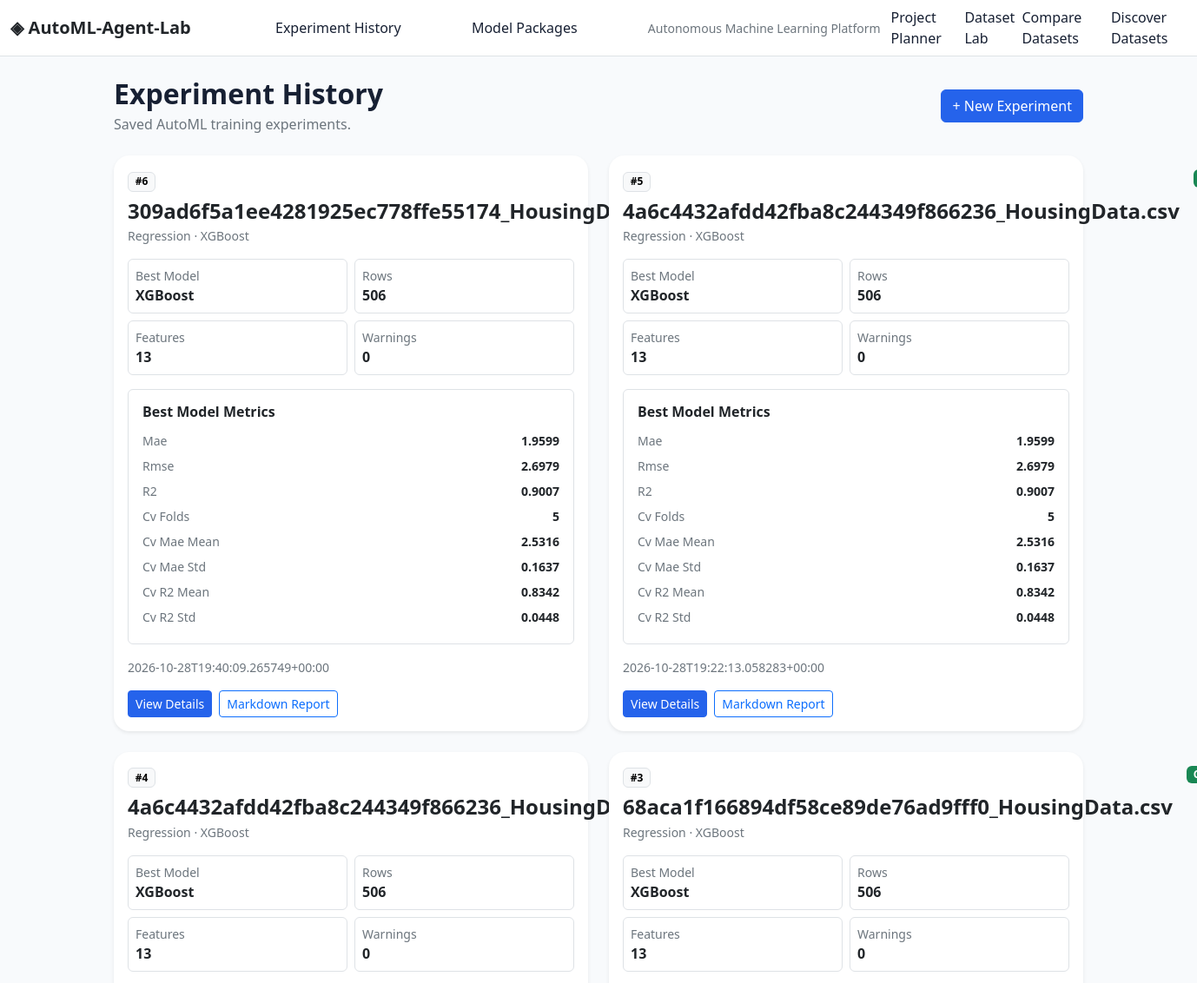
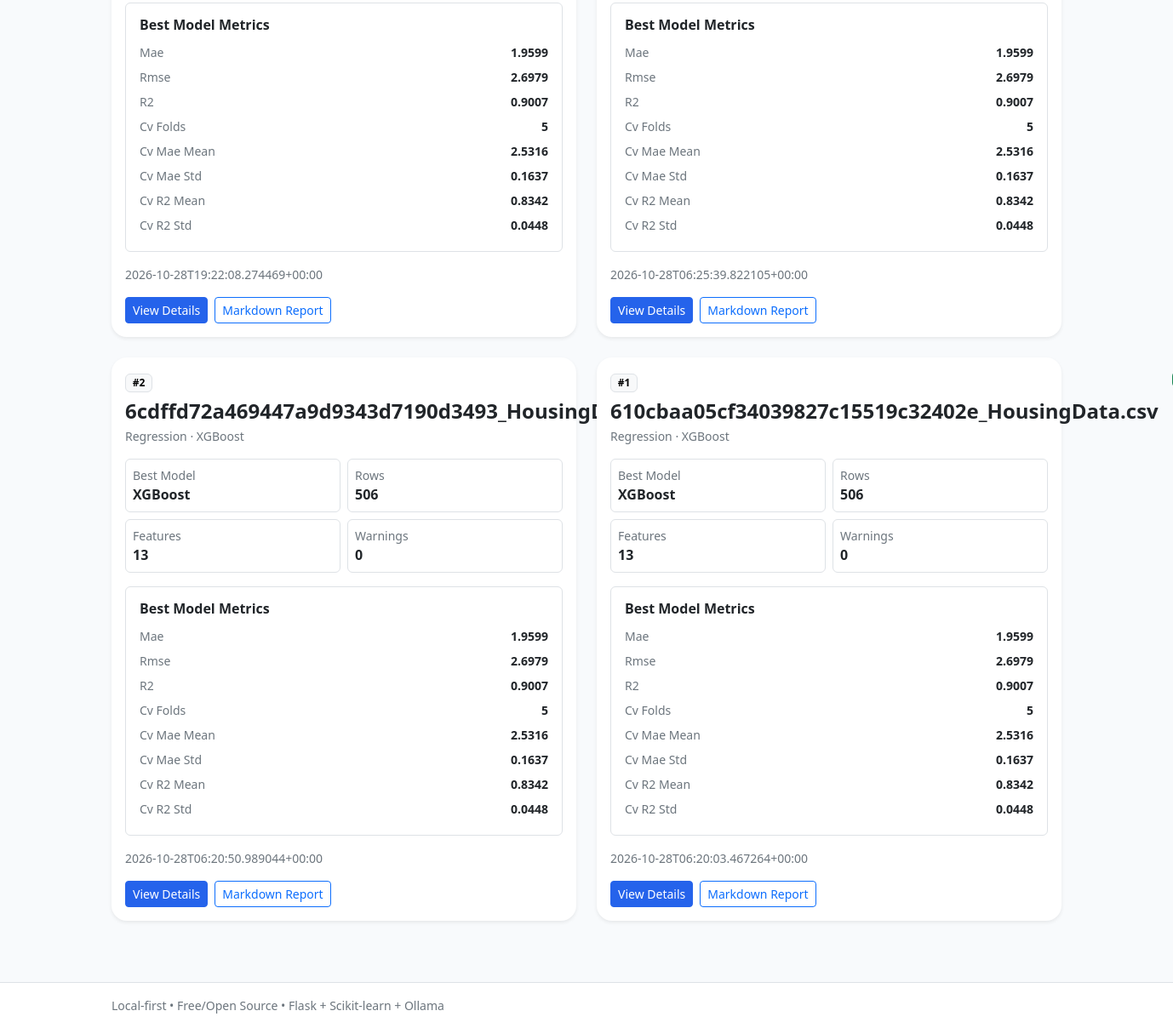
Screenshot of /experiments with the database file from the repository (2 pictures, top to bottom).
### tables this page shows
CREATE TABLE experiments (
                    id INTEGER PRIMARY KEY AUTOINCREMENT,
                    created_at TEXT NOT NULL,
                    name TEXT NOT NULL,
                    task TEXT NOT NULL,
                    algorithm TEXT,
                    dataset_name TEXT,
                    rows_count INTEGER,
                    features_count INTEGER,
                    metrics_json TEXT NOT NULL,
                    parameters_json TEXT NOT NULL,
                    model_path TEXT,
                    notes TEXT
                );

### backup_ui_20261029_004905/app.py (the view)
@app.route("/experiments")
def experiments():
    records = experiment_store.list_experiments(limit=100)
    return render_template("experiments.html", experiments=records)

### ml/experiment_store.py (called while the page is built)
    def _connect(self):
        return sqlite3.connect(str(self.db_path))

    def list_experiments(self, limit=100, task=None):
        if not isinstance(limit, int) or limit < 1:
            raise ValueError("limit must be a positive integer.")
        query = "SELECT * FROM experiments"
        params = []
        if task is not None:
            query += " WHERE task = ?"
            params.append(task)
        query += " ORDER BY id DESC LIMIT ?"
        params.append(limit)
        with self._connect() as connection:
            connection.row_factory = sqlite3.Row
            rows = connection.execute(query, params).fetchall()
        results = []
        for row in rows:
            item = dict(row)
            item["metrics"] = json.loads(item.pop("metrics_json"))
            item["parameters"] = json.loads(item.pop("parameters_json"))
            results.append(item)
        return results

### backup_ui_20261029_004905/templates/experiments.html (shortened to what this page needs)
{% extends "base.html" %}
{% block content %}
<div class="d-flex flex-wrap justify-content-between align-items-center gap-2 mb-4">
    <div>
        <h2 class="fw-bold mb-1">Experiment History</h2>
        <p class="text-secondary mb-0">
            Saved AutoML training experiments.
        </p>
    </div>
    <a href="{{ url_for('index') }}"
       class="btn btn-primary">
        + New Experiment
    </a>
</div>
{% if experiments %}
<div class="row g-4">
{% for exp in experiments %}
    {% set params = exp.parameters or {} %}
    {% set best = params.get("best_model", {}) %}
    {% set warnings = params.get("warnings", []) %}
    <div class="col-lg-6">
        <div class="card border-0 shadow-sm h-100">
            <div class="card-body">
                <div class="d-flex justify-content-between align-items-start gap-3 mb-3">
                    <div>
                        <span class="badge text-bg-light border">
                            #{{ exp.id }}
                        </span>
                        <h4 class="fw-bold mt-2 mb-1">
                            {{ exp.dataset_name }}
                        </h4>
                        <div class="text-secondary small">
                            {{ exp.task|title }}
                            ·
                            {{ exp.algorithm or "Unknown model" }}
                        </div>
                    </div>
                    <span class="badge text-bg-success">
                    </span>
                </div>
                <div class="row g-2 mb-3">
                    <div class="col-6">
                        <div class="border rounded p-2">
                            <small class="text-secondary d-block">
                                Best Model
                            </small>
                            <strong>
                                {{ exp.algorithm or "N/A" }}
                            </strong>
                        </div>
                    </div>
                    <div class="col-6">
                        <div class="border rounded p-2">
                            <small class="text-secondary d-block">
                                Rows
                            </small>
                            <strong>
                                {{ exp.rows_count or "N/A" }}
                            </strong>
                        </div>
                    </div>
                    <div class="col-6">
                        <div class="border rounded p-2">
                            <small class="text-secondary d-block">
                                Features
                            </small>
                            <strong>
                                {{ exp.features_count or "N/A" }}
                            </strong>
                        </div>
                    </div>
                    <div class="col-6">
                        <div class="border rounded p-2">
                            <small class="text-secondary d-block">
                                Warnings
                            </small>
                            <strong>
                                {{ warnings|length }}
                            </strong>
                        </div>
                    </div>
                </div>
                {% if exp.metrics %}
                <div class="border rounded p-3 mb-3">
                    <h6 class="fw-bold">
                        Best Model Metrics
                    </h6>
                    {% for key, value in exp.metrics.items() %}
                    <div class="d-flex justify-content-between small py-1">
                        <span class="text-secondary">
                            {{ key|replace("_", " ")|title }}
                        </span>
                        <strong>{{ value }}</strong>
                    </div>
                    {% endfor %}
                </div>
                {% endif %}
                <div class="small text-secondary mb-3">
                    {{ exp.created_at }}
                </div>
                <div class="d-flex flex-wrap gap-2">
                    <a class="btn btn-primary btn-sm"
                       href="{{ url_for('experiment_detail', experiment_id=exp.id) }}">
                        View Details
                    </a>
                    <a class="btn btn-outline-primary btn-sm"
                       href="{{ url_for('experiment_report', experiment_id=exp.id) }}">
                        Markdown Report
                    </a>
                </div>
            </div>
        </div>
    </div>
{% endfor %}
</div>
{% endif %}
{% endblock %}

### backup_ui_20261029_004905/templates/base.html (shortened to what this page needs)
<!doctype html>
<html lang="en">
<head>
  <link href="https://cdn.jsdelivr.net/npm/bootstrap@5.3.3/dist/css/bootstrap.min.css" rel="stylesheet">
  <link rel="stylesheet" href="{{ url_for('static', filename='css/style.css') }}">
</head>
<body>
<nav class="navbar navbar-expand-lg bg-white border-bottom sticky-top">
  <div class="container">
    <a class="navbar-brand fw-bold text-dark" href="{{ url_for('index') }}">◈ AutoML-Agent-Lab</a>
    <a class="nav-link" href="{{ url_for('experiments') }}">Experiment History</a>
    <a class="nav-link" href="{{ url_for('model_packages') }}">Model Packages</a>
        <span class="navbar-text text-secondary small">Autonomous Machine Learning Platform</span>
  </div>
<a class="nav-link" href="{{ url_for('project_planner') }}">Project Planner</a>
<a class="nav-link" href="{{ url_for('dataset_lab') }}">Dataset Lab</a>
<a class="nav-link" href="{{ url_for('dataset_compare') }}">Compare Datasets</a>
<a class="nav-link" href="{{ url_for('dataset_discovery') }}">Discover Datasets</a>
</nav>
<main class="container py-4">
{% block content %}{% endblock %}
</main>
<footer class="border-top bg-white py-3 mt-5">
  <div class="container text-secondary small">Local-first • Free/Open Source • Flask + Scikit-learn + Ollama</div>
</footer>
</body>
</html>

### backup_ui_20261029_004905/static/css/style.css (style rules this page uses)
:root { --primary: #2563eb; --ink: #172033; --muted: #64748b; --line: #e7ebf2; --surface: #ffffff; --soft: #f6f8fc; }
body { background: #f8fafc; color: var(--ink); }
.navbar { background: rgba(255,255,255,.96)!important; }
.card { border-radius:18px!important; }
.btn-primary { background:var(--primary); border-color:var(--primary); }

### rows the page displays
experiments: id "6", dataset_name "309ad6f5a1ee4281925ec778ffe55174_HousingData.csv", task "Regression", algorithm "XGBoost", rows_count "506", features_count "13", warnings "0", metrics "Mae" "Rmse" "R2" "Cv Folds" "Cv Mae Mean" "Cv Mae Std" "Cv R2 Mean" "Cv R2 Std", metrics "1.9599" "2.6979" "0.9007" "5" "2.5316" "0.1637" "0.8342" "0.0448", created_at "2026-10-28T19:40:09.265749+00:00"
experiments: id "5", dataset_name "4a6c4432afdd42fba8c244349f866236_HousingData.csv", task "Regression", algorithm "XGBoost", rows_count "506", features_count "13", warnings "0", metrics "Mae" "Rmse" "R2" "Cv Folds" "Cv Mae Mean" "Cv Mae Std" "Cv R2 Mean" "Cv R2 Std", metrics "1.9599" "2.6979" "0.9007" "5" "2.5316" "0.1637" "0.8342" "0.0448", created_at "2026-10-28T19:22:13.058283+00:00"
experiments: id "4", dataset_name "4a6c4432afdd42fba8c244349f866236_HousingData.csv", task "Regression", algorithm "XGBoost", rows_count "506", features_count "13", warnings "0", metrics "Mae" "Rmse" "R2" "Cv Folds" "Cv Mae Mean" "Cv Mae Std" "Cv R2 Mean" "Cv R2 Std", metrics "1.9599" "2.6979" "0.9007" "5" "2.5316" "0.1637" "0.8342" "0.0448", created_at "2026-10-28T19:22:08.274469+00:00"
experiments: id "3", dataset_name "68aca1f166894df58ce89de76ad9fff0_HousingData.csv", task "Regression", algorithm "XGBoost", rows_count "506", features_count "13", warnings "0", metrics "Mae" "Rmse" "R2" "Cv Folds" "Cv Mae Mean" "Cv Mae Std" "Cv R2 Mean" "Cv R2 Std", metrics "1.9599" "2.6979" "0.9007" "5" "2.5316" "0.1637" "0.8342" "0.0448", created_at "2026-10-28T06:25:39.822105+00:00"
experiments: id "2", dataset_name "6cdffd72a469447a9d9343d7190d3493_HousingData.csv", task "Regression", algorithm "XGBoost", rows_count "506", features_count "13", warnings "0", metrics "Mae" "Rmse" "R2" "Cv Folds" "Cv Mae Mean" "Cv Mae Std" "Cv R2 Mean" "Cv R2 Std", metrics "1.9599" "2.6979" "0.9007" "5" "2.5316" "0.1637" "0.8342" "0.0448", created_at "2026-10-28T06:20:50.989044+00:00"
experiments: id "1", dataset_name "610cbaa05cf34039827c15519c32402e_HousingData.csv", task "Regression", algorithm "XGBoost", rows_count "506", features_count "13", warnings "0", metrics "Mae" "Rmse" "R2" "Cv Folds" "Cv Mae Mean" "Cv Mae Std" "Cv R2 Mean" "Cv R2 Std", metrics "1.9599" "2.6979" "0.9007" "5" "2.5316" "0.1637" "0.8342" "0.0448", created_at "2026-10-28T06:20:03.467264+00:00"
